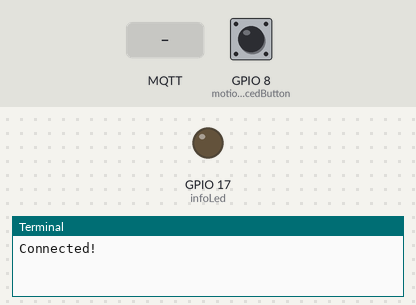
A program run on a simulated Raspberry Pi (BCM pin numbers). Shown: output pins drawn as LEDs (lit = HIGH), the last lines printed to the terminal. The inputs (shaded band) are chosen by the test bench; at power-on: GPIO 8 (motionNoticedButton) HIGH. No MQTT or app messages arrive unless stated.

Above: at 1.3 s.
1.4 s: MQTT message "1" arrives on the first subscribed topic
At 2.4 s:
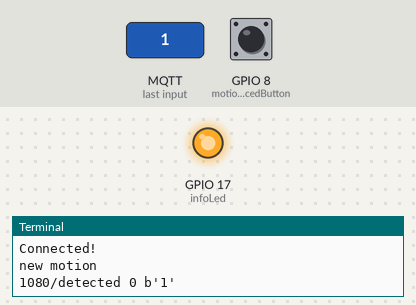
2.9 s: GPIO 8 (motionNoticedButton) pulled LOW for 0.15 s
At 4.2 s:
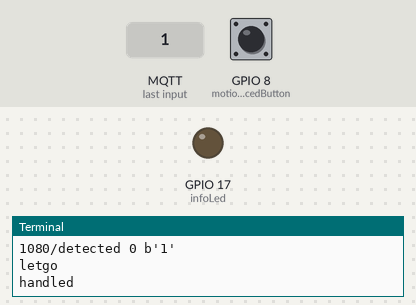
4.5 s: MQTT message "on" arrives on the first subscribed topic
At 4.8 s:
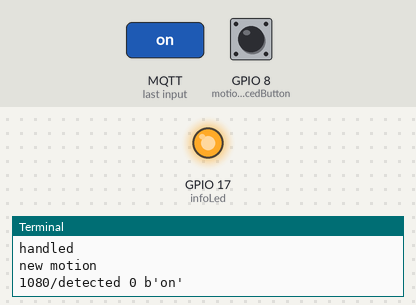
6.0 s: GPIO 8 (motionNoticedButton) pulled LOW for 1 s
At 7.9 s:
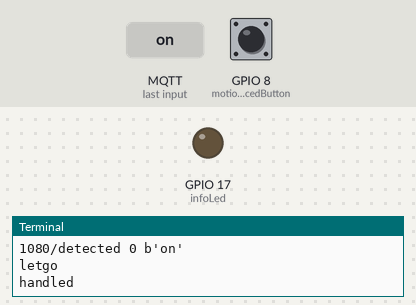
8.5 s: MQTT message "0" arrives on the first subscribed topic
At 9.0 s:
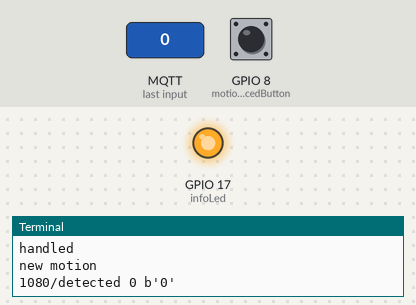
Timing chart, 0 to 11.0 s (numbered marks = the images above; inputs shaded):
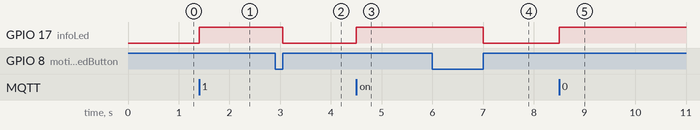

The program:

signal-motion.py
```python
import paho.mqtt.client as mqtt
from gpiozero import Button, LED

# Set up Variables with Button and LED
sensorId = '1080'
motionTriggered = True
motionNoticedButoonPressed = False
motionNoticedButton = Button(8)
infoLed = LED(17)

# Define button action methods
# Handles motion noticed Button let go event
def motionNoticedButtonLetGo():
    print( 'letgo')
    global motionNoticedButoonPressed
    motionNoticedButoonPressed = False

# Handles motion noticed Button pressed event
def motionNoticedButtonPressed():
    global motionNoticedButoonPressed
    global motionTriggered
    if(not motionNoticedButoonPressed and motionTriggered):
        motionNoticedButoonPressed = True
        motionTriggered = False

        # Publish a message
        mqttc.publish(sensorId + '/handled', "True")

motionNoticedButton.when_pressed = motionNoticedButtonLetGo
motionNoticedButton.when_released = motionNoticedButtonPressed

# Handles new motion detected message on MQTT
def newMotionDetected():
    print( 'new motion')
    global motionTriggered
    motionTriggered = True
    infoLed.on()

# Handles motion handled messaged on MQTT
def motionHandled():
    print('handled')
    global motionTriggered
    motionTriggered = False
    infoLed.off()

# Define event callbacks
# Connected to the MQTT
def on_connect(client, userdata, flags, rc):
    print('Connected!')

 # Received new Message
def on_message(client, obj, msg):
    if ( msg.topic == sensorId + '/detected' ):
        newMotionDetected()
    if ( msg.topic == sensorId + '/handled' ):
        motionHandled()
    print(msg.topic + " " + str(msg.qos) + " " + str(msg.payload))


# Publish new Message
def on_publish(client, obj, mid):
    motionHandled()

mqttc = mqtt.Client( 'MQTT' )

# Assign event callbacks
mqttc.on_message = on_message
mqttc.on_connect = on_connect
mqttc.on_publish = on_publish

mqttc.username_pw_set('guhpfdxf', password='jcceQ1eHsoAg')
mqttc.connect('driver.cloudmqtt.com', port=18692)

# Start subscribe for new and handled motions
mqttc.subscribe( sensorId + '/detected')
mqttc.subscribe( sensorId + '/handled')

# Keep listeing for new messages while the program is running
while True:
    mqttc.loop()
```

Measured:
- after the input at 1.4 s, GPIO 17 (infoLed): LOW → HIGH at once
- after the input at 2.9 s, GPIO 17 (infoLed): HIGH → LOW after 0.15 s
- after the input at 4.5 s, GPIO 17 (infoLed): LOW → HIGH at once
- after the input at 6.0 s, GPIO 17 (infoLed): HIGH → LOW after 1.0 s
- after the input at 8.5 s, GPIO 17 (infoLed): LOW → HIGH at once
